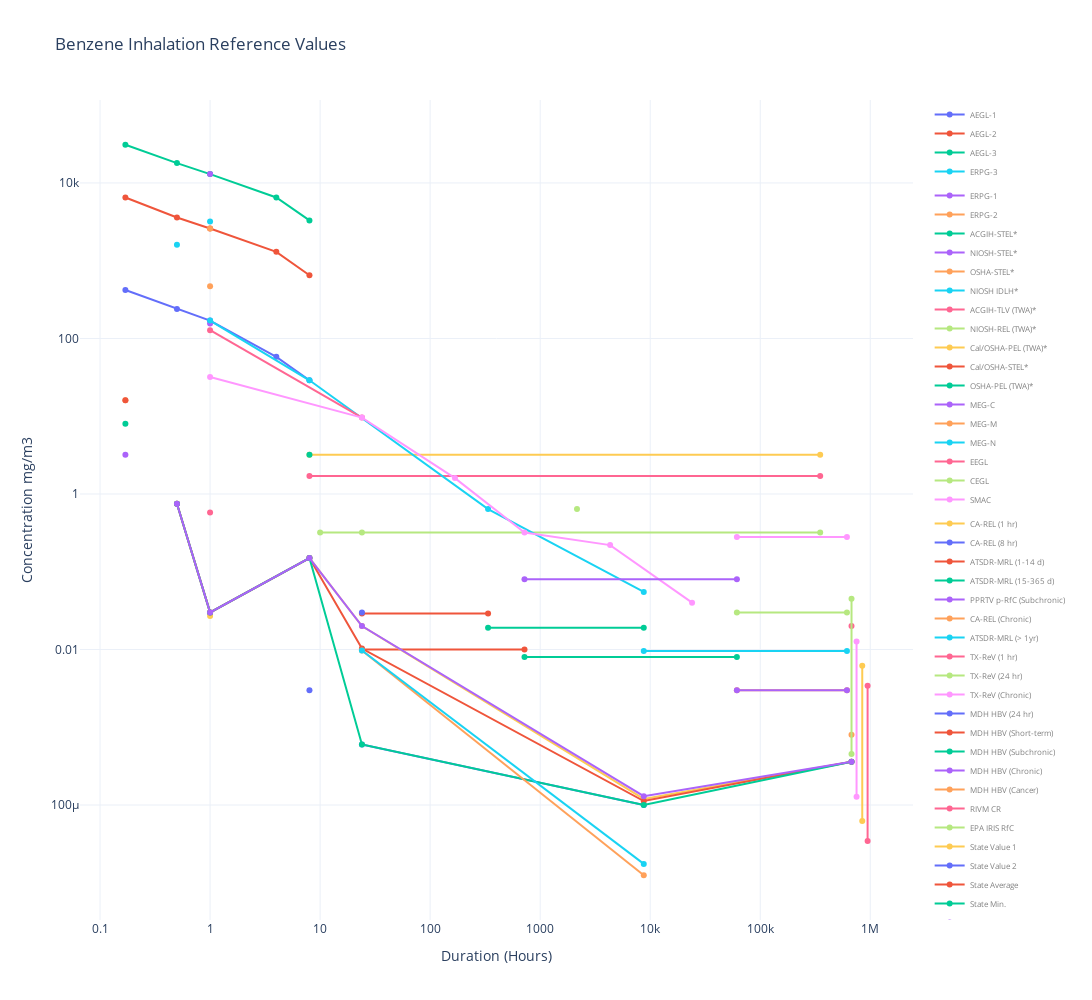

Notebook code cell kept with this figure:
### Code cell
fig.update_layout(
    title="Benzene Inhalation Reference Values",
    xaxis_title="Duration (Hours)",
    yaxis_title="Concentration mg/m3",
    xaxis_type="log",
    yaxis_type="log",
    template="plotly_white",
    height = 1000,
    width = 1200,

    legend = dict(
        # groupclick = "toggleitem",
        tracegroupgap = 5,
        #orientation = "h",
        #x=0,
        #y=-0.2,
        #traceorder="normal",
        # bgcolor = "LightSteelBlue",
        font=dict(
            color = "Grey",
            size=8
        )
    ),
    annotations = annotations

)

### Figure 1 — Plotly figure (JSON) as saved in the notebook; plotly's stock layout.template omitted (floating-point values rounded to 4 significant figures)
{"data": [{"legendgroup": "Emergency Response", "mode": "lines+markers", "name": "AEGL-1", "type": "scatter", "x": [0.17, 0.5, 1, 4, 8], "y": [420, 240, 170, 58, 29]}, {"legendgroup": "Emergency Response", "mode": "lines+markers", "name": "AEGL-2", "type": "scatter", "x": [0.17, 0.5, 1, 4, 8], "y": [6500, 3600, 2600, 1300, 650]}, {"legendgroup": "Emergency Response", "mode": "lines+markers", "name": "AEGL-3", "type": "scatter", "x": [0.17, 0.5, 1, 4, 8], "y": [31000, 18000, 13000, 6500, 3300]}, {"legendgroup": "Occupational", "mode": "lines+markers", "name": "ERPG-1", "type": "scatter", "x": [1], "y": [156]}, {"legendgroup": "Occupational", "mode": "lines+markers", "name": "ERPG-2", "type": "scatter", "x": [1], "y": [470]}, {"legendgroup": "Emergency Response", "mode": "lines+markers", "name": "ERPG-3", "type": "scatter", "x": [1], "y": [3190]}, {"legendgroup": "Emergency Response", "mode": "lines+markers", "name": "PAC-1", "type": "scatter", "x": [], "y": []}, {"legendgroup": "Emergency Response", "mode": "lines+markers", "name": "PAC-2", "type": "scatter", "x": [], "y": []}, {"legendgroup": "Emergency Response", "mode": "lines+markers", "name": "PAC-3", "type": "scatter", "x": [], "y": []}, {"legendgroup": "Occupational", "mode": "lines+markers", "name": "ACGIH-Ceiling*", "type": "scatter", "x": [], "y": []}, {"legendgroup": "Occupational", "mode": "lines+markers", "name": "NIOSH-Ceiling*", "type": "scatter", "x": [], "y": []}, {"legendgroup": "Occupational", "mode": "lines+markers", "name": "OSHA-Ceiling*", "type": "scatter", "x": [], "y": []}, {"legendgroup": "Occupational", "mode": "lines+markers", "name": "ACGIH-STEL*", "type": "scatter", "x": [0.17], "y": [8]}, {"legendgroup": "Occupational", "mode": "lines+markers", "name": "NIOSH-STEL*", "type": "scatter", "x": [0.17], "y": [3.2]}, {"legendgroup": "Occupational", "mode": "lines+markers", "name": "OSHA-STEL*", "type": "scatter", "x": [0.17], "y": [16]}, {"legendgroup": "Occupational", "mode": "lines+markers", "name": "NIOSH IDLH*", "type": "scatter", "x": [0.5], "y": [1600]}, {"legendgroup": "Occupational", "mode": "lines+markers", "name": "ACGIH-TLV (TWA)*", "type": "scatter", "x": [8, 350400], "y": [1.7, 1.7]}, {"legendgroup": "Occupational", "mode": "lines+markers", "name": "NIOSH-REL (TWA)*", "type": "scatter", "x": [10, 350400], "y": [0.32, 0.32]}, {"legendgroup": "Occupational", "mode": "lines+markers", "name": "DFG-MAK (TWA)*", "type": "scatter", "x": [], "y": []}, {"legendgroup": "Occupational", "mode": "lines+markers", "name": "Cal/OSHA-PEL (TWA)*", "type": "scatter", "x": [8, 350400], "y": [3.2, 3.2]}, {"legendgroup": "Occupational", "mode": "lines+markers", "name": "Cal/OSHA-Ceiling*", "type": "scatter", "x": [], "y": []}, {"legendgroup": "Occupational", "mode": "lines+markers", "name": "Cal/OSHA-STEL*", "type": "scatter", "x": [0.17], "y": [16]}, {"legendgroup": "Occupational", "mode": "lines+markers", "name": "OSHA-PEL (TWA)*", "type": "scatter", "x": [8, 350400], "y": [3.2]}, {"legendgroup": "Occupational", "mode": "lines+markers", "name": "MEG-C", "type": "scatter", "x": [1], "y": [13000]}, {"legendgroup": "Occupational", "mode": "lines+markers", "name": "MEG-M", "type": "scatter", "x": [1], "y": [2600]}, {"legendgroup": "Occupational", "mode": "lines+markers", "name": "MEG-N", "type": "scatter", "x": [1, 8, 336, 8736], "y": [170, 29, 0.64, 0.055]}, {"legendgroup": "Occupational", "mode": "lines+markers", "name": "EEGL", "type": "scatter", "x": [1, 24], "y": [128, 9.6]}, {"legendgroup": "Occupational", "mode": "lines+markers", "name": "CEGL", "type": "scatter", "x": [2160], "y": [0.64]}, {"legendgroup": "Occupational", "mode": "lines+markers", "name": "SMAC", "type": "scatter", "x": [1, 24, 168, 720, 4320, 24000], "y": [32, 9.6, 1.6, 0.32, 0.22, 0.04]}, {"legendgroup": "General Public", "mode": "lines+markers", "name": "CA-REL (1 hr)", "type": "scatter", "x": [1], "y": [0.027]}, {"legendgroup": "General Public", "mode": "lines+markers", "name": "CA-REL (8 hr)", "type": "scatter", "x": [8], "y": [0.003]}, {"legendgroup": "General Public", "mode": "lines+markers", "name": "ATSDR-MRL (1-14 d)", "type": "scatter", "x": [24, 336], "y": [0.029, 0.029]}, {"legendgroup": "General Public", "mode": "lines+markers", "name": "ATSDR-MRL (15-365 d)", "type": "scatter", "x": [336, 8736], "y": [0.019, 0.019]}, {"legendgroup": "General Public", "mode": "lines+markers", "name": "PPRTV p-RfC (Subchronic)", "type": "scatter", "x": [720, 61320], "y": [0.08, 0.08]}, {"legendgroup": "General Public", "mode": "lines+markers", "name": "CA-REL (Chronic)", "type": "scatter", "x": [61320, 613200], "y": [0.003, 0.003]}, {"legendgroup": "General Public", "mode": "lines+markers", "name": "ATSDR-MRL (> 1yr)", "type": "scatter", "x": [8736, 613200], "y": [0.0096, 0.0096]}, {"legendgroup": "General Public", "mode": "lines+markers", "name": "TX-ReV (1 hr)", "type": "scatter", "x": [1], "y": [0.58]}, {"legendgroup": "General Public", "mode": "lines+markers", "name": "TX-ReV (24 hr)", "type": "scatter", "x": [24], "y": [0.32]}, {"legendgroup": "General Public", "mode": "lines+markers", "name": "TX-ReV (Chronic)", "type": "scatter", "x": [61320, 613200], "y": [0.28, 0.28]}, {"legendgroup": "General Public", "mode": "lines+markers", "name": "MDH HRV", "type": "scatter", "x": [], "y": []}, {"legendgroup": "General Public", "mode": "lines+markers", "name": "MDH HBV (24 hr)", "type": "scatter", "x": [24], "y": [0.03]}, {"legendgroup": "General Public", "mode": "lines+markers", "name": "MDH HBV (Short-term)", "type": "scatter", "x": [24, 720], "y": [0.01, 0.01]}, {"legendgroup": "General Public", "mode": "lines+markers", "name": "MDH HBV (Subchronic)", "type": "scatter", "x": [720, 61320], "y": [0.008, 0.008]}, {"legendgroup": "General Public", "mode": "lines+markers", "name": "MDH HBV (Chronic)", "type": "scatter", "x": [61320, 613200], "y": [0.003, 0.003]}, {"legendgroup": "General Public", "mode": "lines+markers", "name": "MDH HBV (Cancer)", "type": "scatter", "x": [675000], "y": [0.0008]}, {"legendgroup": "General Public", "mode": "lines+markers", "name": "Health Canada TC", "type": "scatter", "x": [], "y": []}, {"legendgroup": "General Public", "mode": "lines+markers", "name": "RIVM CR", "type": "scatter", "x": [675000], "y": [0.02]}, {"legendgroup": "General Public", "mode": "lines+markers", "name": "EPA IRIS RfC", "type": "scatter", "x": [61320, 613200], "y": [0.03, 0.03]}, {"legendgroup": "General Public", "mode": "lines+markers", "name": "WHO Air Quality Guideline", "type": "scatter", "x": [], "y": []}, {"legendgroup": "General Public", "mode": "lines+markers", "name": "State Value 1", "type": "scatter", "x": [0.5, 1, 8, 24, 8736, 675000], "y": [0.75, 0.03, 0.15, 0.02, 0.00012, 0.00036]}, {"legendgroup": "General Public", "mode": "lines+markers", "name": "State Value 2", "type": "scatter", "x": [24, 8736], "y": [0.0006, 0.0001]}, {"legendgroup": "General Public", "mode": "lines+markers", "name": "State Average", "type": "scatter", "x": [0.5, 1, 8, 24, 8736, 675000], "y": [0.75, 0.03, 0.15, 0.0103, 0.0001125, 0.00036]}, {"legendgroup": "General Public", "mode": "lines+markers", "name": "State Min.", "type": "scatter", "x": [0.5, 1, 8, 24, 8736, 675000], "y": [0.75, 0.03, 0.15, 0.0006, 0.0001, 0.00036]}, {"legendgroup": "General Public", "mode": "lines+markers", "name": "State Max.", "type": "scatter", "x": [0.5, 1, 8, 24, 8736, 675000], "y": [0.75, 0.03, 0.15, 0.02, 0.00013, 0.00036]}, {"legendgroup": "General Public", "mode": "lines+markers", "name": "Low Value", "type": "scatter", "x": [24, 8736], "y": [0.0097, 1.25e-05]}, {"legendgroup": "General Public", "mode": "lines+markers", "name": "High Value", "type": "scatter", "x": [24, 8736], "y": [0.0097, 1.75e-05]}, {"legendgroup": "General Public", "mode": "lines+markers", "name": "OEHHA Cancer Range", "type": "scatter", "x": [945000, 945000], "y": [3.448e-05, 0.003414]}, {"legendgroup": "General Public", "mode": "lines+markers", "name": "Upper EPA Cancer Range", "type": "scatter", "x": [675000, 675000], "y": [0.0004545, 0.045]}, {"legendgroup": "General Public", "mode": "lines+markers", "name": "Lower EPA Cancer Range", "type": "scatter", "x": [750000, 750000], "y": [0.0001282, 0.01269]}, {"legendgroup": "General Public", "mode": "lines+markers", "name": "Health Canada Cancer Range", "type": "scatter", "x": [845000, 845000], "y": [6.25e-05, 0.006188]}], "layout": {"height": 1000, "legend": {"font": {"color": "Grey", "size": 8}, "tracegroupgap": 5}, "title": {"text": "Benzene Inhalation Reference Values"}, "width": 1200, "xaxis": {"title": {"text": "Duration (Hours)"}, "type": "log"}, "yaxis": {"title": {"text": "Concentration mg/m3"}, "type": "log"}}}
